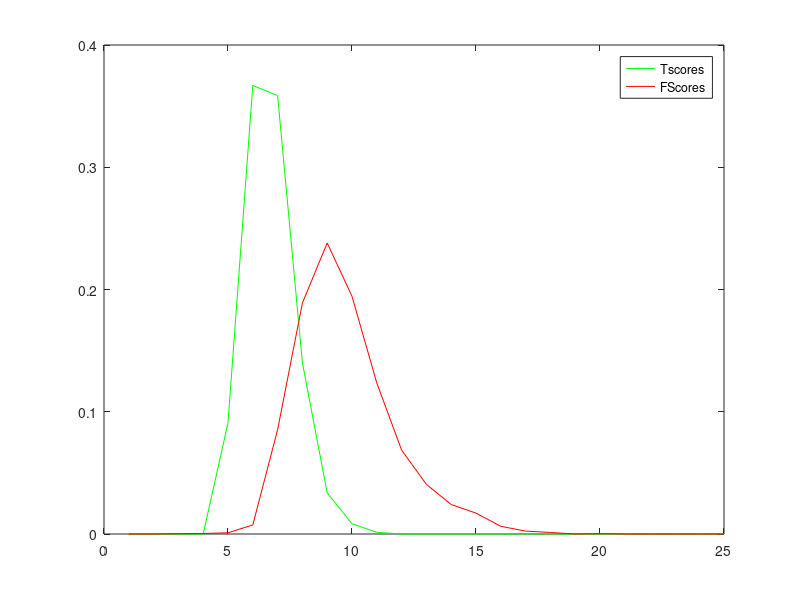

This chart was generated by the following MATLAB code:
clear all;
clc;

binranges = [1 2 3 4 5 6 7 8 9 10 11 12 13 14 15 16 17 18 19 20 21 22 23 24 25];
%scoreBinsT = zeros(11,1);
%countScoresT = zeros(11,1);

tscores = fopen('task2-avgT.txt','r');
x = fscanf(tscores,'%lf');
[sizeOfX m] = size(x);
disp(sizeOfX);

[binT indT] = histc(x,binranges);

for i=1 : size(binT,1)
  binT(i,1) = binT(i,1)/sizeOfX;
end

plot(binranges,binT,'g');

hold on;

%--------------impostor ------------------------
scoreBinsF = zeros(11,1);
countScoresF = zeros(11,1);

fscores = fopen('task2-avgF.txt','r');
y = fscanf(fscores,'%lf');
[sizeOfY z] = size(y);
disp(sizeOfY);


[binF indF] = histc(y,binranges);

for i=1 : size(binF,1)
   binF(i,1) = binF(i,1)/sizeOfY;
end

plot(binranges,binF,'r');

legend('Tscores','FScores');
%Y = discretize(x(:,1),'g');

% for  i = 1: sizeOfY
%     if(1< y(i,1) && y(i,1) < 2)
%         scoreBinsF(1,1) = scoreBinsF(1,1) + y(i,1);
%         countScoresF(1,1) = countScoresF(1,1) + 1;
%  
%     elseif(2 < y(i,1) && y(i,1) < 3)
%         scoreBinsF(2,1) = scoreBinsF(2,1) + y(i,1);
%         countScoresF(2,1) = countScoresF(2,1) + 1;
%         
%     
%     elseif(3 < y(i,1)  && y(i,1) < 4)
%         scoreBinsF(3,1) = scoreBinsF(3,1) + y(i,1); 
%         countScoresF(3,1) = countScoresF(3,1) + 1;
%     
%     elseif(4 < y(i,1)  && y(i,1) < 5)
%         scoreBinsF(4,1) = scoreBinsF(4,1) + y(i,1);
%         countScoresF(4,1) = countScoresF(4,1) + 1;
%     
%     elseif(5 < y(i,1)  && y(i,1) < 6)
%         scoreBinsF(5,1) = scoreBinsF(5,1) + y(i,1);
%         countScoresF(5,1) = countScoresF(5,1) + 1;
%     
%     elseif(6 < y(i,1)  && y(i,1) < 7)
%         scoreBinsF(6,1) = scoreBinsF(6,1) + y(i,1); 
%         countScoresF(6,1) = countScoresF(6,1) + 1;
%         
%     elseif(7 < y(i,1)  && y(i,1) < 8)
%         scoreBinsF(7,1) = scoreBinsF(7,1) + y(i,1); 
%         countScoresF(7,1) = countScoresF(7,1) + 1;
% 
%     elseif(8 < y(i,1)  && y(i,1) < 9)
%         scoreBinsF(8,1) = scoreBinsF(8,1) + y(i,1); 
%         countScoresF(8,1) = countScoresF(8,1) + 1;
%         
%     elseif(9 < y(i,1)  && y(i,1) < 10)
%         scoreBinsF(9,1) = scoreBinsF(9,1) + y(i,1); 
%         countScoresF(9,1) = countScoresF(9,1) + 1;
%         
%     elseif(10 < y(i,1)  && y(i,1) < 11)
%         scoreBinsF(10,1) = scoreBinsF(10,1) + y(i,1); 
%         countScoresF(10,1) = countScoresF(10,1) + 1;  
%         
%     elseif(11 < y(i,1)  && y(i,1) < 12)
%         scoreBinsF(11,1) = scoreBinsF(11,1) + y(i,1); 
%         countScoresF(11,1) = countScoresF(11,1) + 1;     
%     end
% end
% 
% totalF = sum(countScoresF);
% 
% for i=3 : 11
%     scoreBinsF(i,1) = scoreBinsF(i,1)/countScoresF(i,1);
%     countScoresF(i,1) =  countScoresF(i,1)/totalF;
%     
% end
% 
% plot(scoreBinsF,countScoresF,'r');